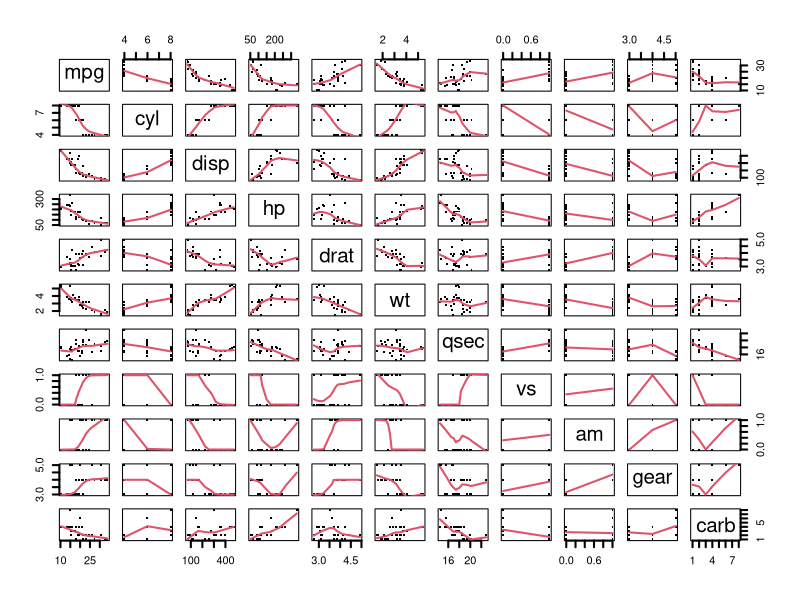
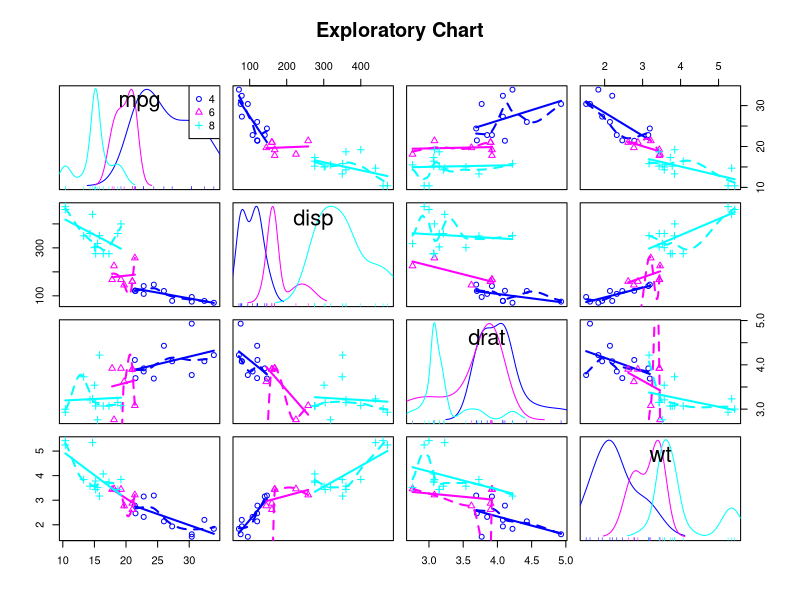
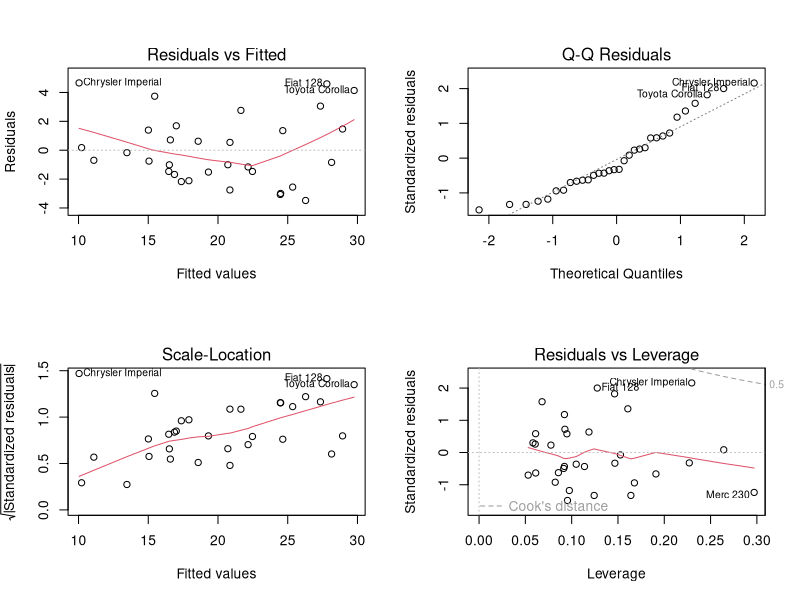

These charts were generated, in order, by the following R code:
## ---- chunk 1
  # load needed libraries, set global options, and working directory
  library(knitr)
  opts_chunk$set(echo = TRUE)       
  setwd("~/Documents/Courses/datasciencecoursera/RegModsP1/")
## ---- chunk 2
  # load data
  data(mtcars)
  mtcars$am = as.logical(mtcars$am)
## ---- chunk 3
  # Fit a regression model of mpg to automatic transmission
  mod1 = lm(mpg~am, data = mtcars)
  summary(mod1)$coefficients
## ---- chunk 4
  # Fit a step-wise regression model
  mod2 <- lm(mpg~., data = mtcars)
  aicFormula <- step(mod2, direction = "backward", trace = FALSE)
  summary(aicFormula)
## ---- chunk 5
  print(anova(aicFormula, mod1))
## ---- chunk 6
  pairs(mtcars, panel = panel.smooth, lwd = 2, pch=".", cex = 3)
## ---- chunk 7
  library(car)
  scatterplotMatrix(~mpg+disp+drat+wt|cyl, data=mtcars,main="Exploratory Chart")
## ---- chunk 8
  # print the standard lm diagnostic plots
  par(mfrow = c(2,2))
  plot(aicFormula)
